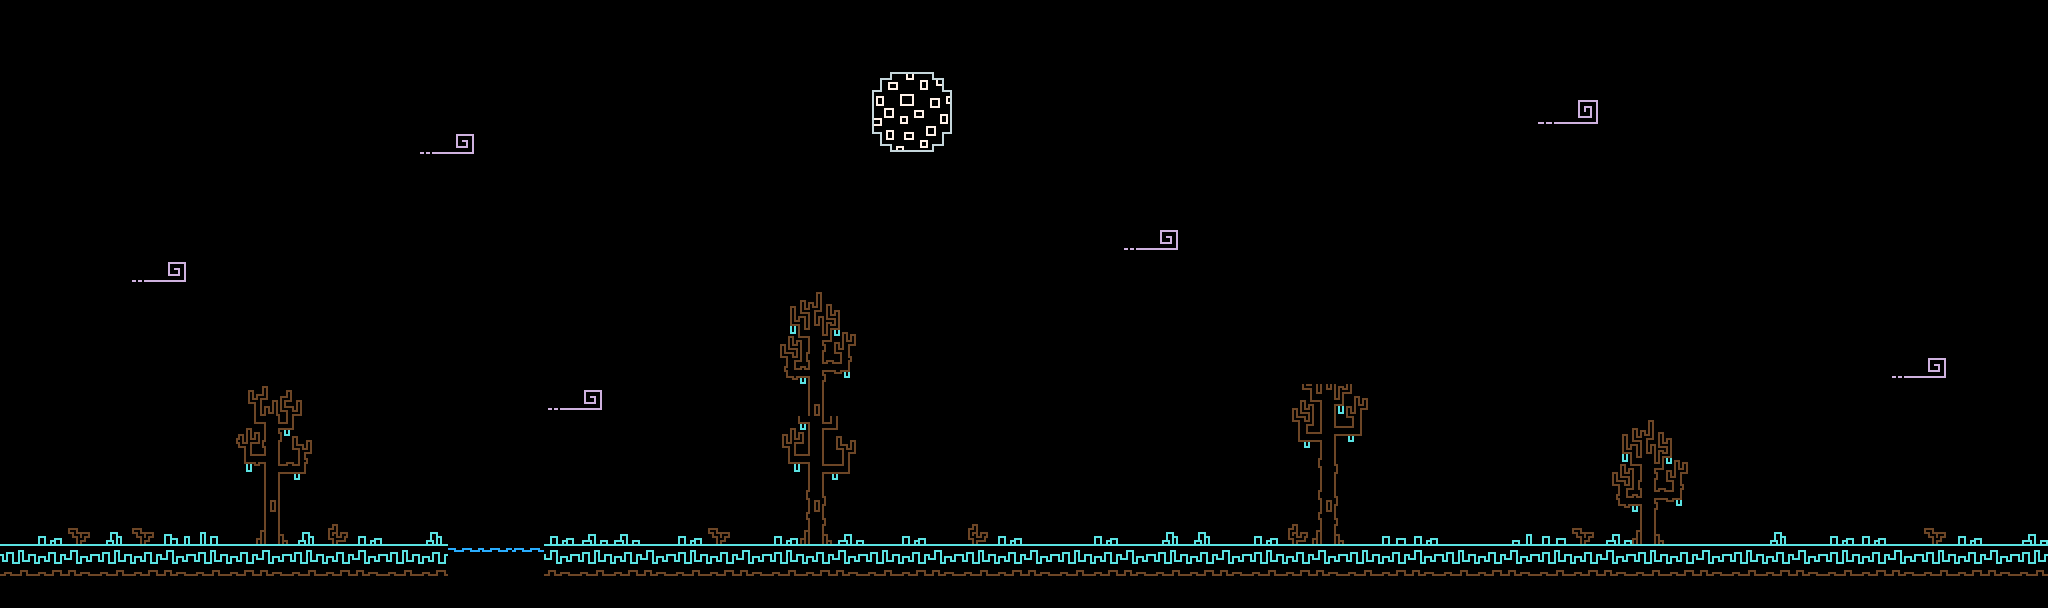

The image is a tile-based game level rendered from a .tmx file. Its description and complete source (layers, tilesets, objects, tile grids) follow:
An orthogonal 64x19 tile map with 32x32 px tiles, 1 tile layer (Tile Layer 1).

<map version="1.5" tiledversion="1.7.2" orientation="orthogonal" renderorder="right-down" width="64" height="19" tilewidth="32" tileheight="32" infinite="0" nextlayerid="2" nextobjectid="1">
 <editorsettings>
  <export target="menu_winter.json" format="json" />
 </editorsettings>
 <tileset firstgid="1" source="Winter.tsx" />
 <layer id="1" name="Tile Layer 1" width="64" height="19">
  <data encoding="csv">
0,0,0,0,0,0,0,0,0,0,0,0,0,0,0,0,0,0,0,0,0,0,0,0,0,0,0,0,0,0,0,0,0,0,0,0,0,0,0,0,0,0,0,0,0,0,0,0,0,0,0,0,0,0,0,0,0,0,0,0,0,0,0,0,
0,0,0,0,0,0,0,0,0,0,0,0,0,0,0,0,0,0,0,0,0,0,0,0,0,0,0,0,0,0,0,0,0,0,0,0,0,0,0,0,0,0,0,0,0,0,0,0,0,0,0,0,0,0,0,0,0,0,0,0,0,0,0,0,
0,0,0,0,0,0,0,0,0,0,0,0,0,0,0,0,0,0,0,0,0,0,0,0,0,0,0,17,18,19,0,0,0,0,0,0,0,0,0,0,0,0,0,0,0,0,0,0,0,0,0,0,0,0,0,0,0,0,0,0,0,0,0,0,
0,0,0,0,0,0,0,0,0,0,0,0,0,0,0,0,0,0,0,0,0,0,0,0,0,0,0,32,33,34,0,0,0,0,0,0,0,0,0,0,0,0,0,0,0,0,0,0,11,12,0,0,0,0,0,0,0,0,0,0,0,0,0,0,
0,0,0,0,0,0,0,0,0,0,0,0,0,9,10,0,0,0,0,0,0,0,0,0,0,0,0,47,48,49,0,0,0,0,0,0,0,0,0,0,0,0,0,0,0,0,0,0,0,0,0,0,0,0,0,0,0,0,0,0,0,0,0,0,
0,0,0,0,0,0,0,0,0,0,0,0,0,0,0,0,0,0,0,0,0,0,0,0,0,0,0,0,0,0,0,0,0,0,0,0,0,0,0,0,0,0,0,0,0,0,0,0,0,0,0,0,0,0,0,0,0,0,0,0,0,0,0,0,
0,0,0,0,0,0,0,0,0,0,0,0,0,0,0,0,0,0,0,0,0,0,0,0,0,0,0,0,0,0,0,0,0,0,0,0,0,0,0,0,0,0,0,0,0,0,0,0,0,0,0,0,0,0,0,0,0,0,0,0,0,0,0,0,
0,0,0,0,0,0,0,0,0,0,0,0,0,0,0,0,0,0,0,0,0,0,0,0,0,0,0,0,0,0,0,0,0,0,0,9,10,0,0,0,0,0,0,0,0,0,0,0,0,0,0,0,0,0,0,0,0,0,0,0,0,0,0,0,
0,0,0,0,9,10,0,0,0,0,0,0,0,0,0,0,0,0,0,0,0,0,0,0,0,0,0,0,0,0,0,0,0,0,0,0,0,0,0,0,0,0,0,0,0,0,0,0,0,0,0,0,0,0,0,0,0,0,0,0,0,0,0,0,
0,0,0,0,0,0,0,0,0,0,0,0,0,0,0,0,0,0,0,0,0,0,0,0,13,14,15,0,0,0,0,0,0,0,0,0,0,0,0,0,0,0,0,0,0,0,0,0,0,0,0,0,0,0,0,0,0,0,0,0,0,0,0,0,
0,0,0,0,0,0,0,0,0,0,0,0,0,0,0,0,0,0,0,0,0,0,0,0,28,29,30,0,0,0,0,0,0,0,0,0,0,0,0,0,0,0,0,0,0,0,0,0,0,0,0,0,0,0,0,0,0,0,0,0,0,0,0,0,
0,0,0,0,0,0,0,0,0,0,0,0,0,0,0,0,0,0,0,0,0,0,0,0,43,44,45,0,0,0,0,0,0,0,0,0,0,0,0,0,0,0,0,0,0,0,0,0,0,0,0,0,0,0,0,0,0,0,0,9,10,0,0,0,
0,0,0,0,0,0,0,58,59,60,0,0,0,0,0,0,0,9,10,0,0,0,0,0,0,71,0,0,0,0,0,0,0,0,0,0,0,0,0,0,25,26,27,0,0,0,0,0,0,0,0,0,0,0,0,0,0,0,0,0,0,0,0,0,
0,0,0,0,0,0,0,73,74,75,0,0,0,0,0,0,0,0,0,0,0,0,0,0,22,23,24,0,0,0,0,0,0,0,0,0,0,0,0,0,40,41,42,0,0,0,0,0,0,0,13,14,15,0,0,0,0,0,0,0,0,0,0,0,
0,0,0,0,0,0,0,88,89,90,0,0,0,0,0,0,0,0,0,0,0,0,0,0,37,38,39,0,0,0,0,0,0,0,0,0,0,0,0,0,0,54,0,0,0,0,0,0,0,0,28,29,30,0,0,0,0,0,0,0,0,0,0,0,
0,0,0,0,0,0,0,0,71,0,0,0,0,0,0,0,0,0,0,0,0,0,0,0,0,69,0,0,0,0,0,0,0,0,0,0,0,0,0,0,0,69,0,0,0,0,0,0,0,0,43,44,45,0,0,0,0,0,0,0,0,0,0,0,
0,103,99,105,99,98,82,0,86,105,102,103,0,105,0,0,0,103,96,96,0,103,99,0,103,84,96,0,103,0,102,103,0,0,103,0,105,105,0,103,102,84,0,83,103,0,0,81,83,99,96,86,0,0,0,105,0,103,103,0,99,103,0,96,
2,3,4,2,3,4,2,3,4,2,3,4,2,3,36,21,51,4,2,3,4,2,3,4,2,3,4,2,3,4,2,3,4,2,3,4,2,3,4,2,3,4,2,3,4,2,3,4,2,3,4,2,3,4,2,3,4,2,3,4,2,3,4,2,
0,0,0,0,0,0,0,0,0,0,0,0,0,0,0,0,0,0,0,0,0,0,0,0,0,0,0,0,0,0,0,0,0,0,0,0,0,0,0,0,0,0,0,0,0,0,0,0,0,0,0,0,0,0,0,0,0,0,0,0,0,0,0,0
</data>
 </layer>
</map>